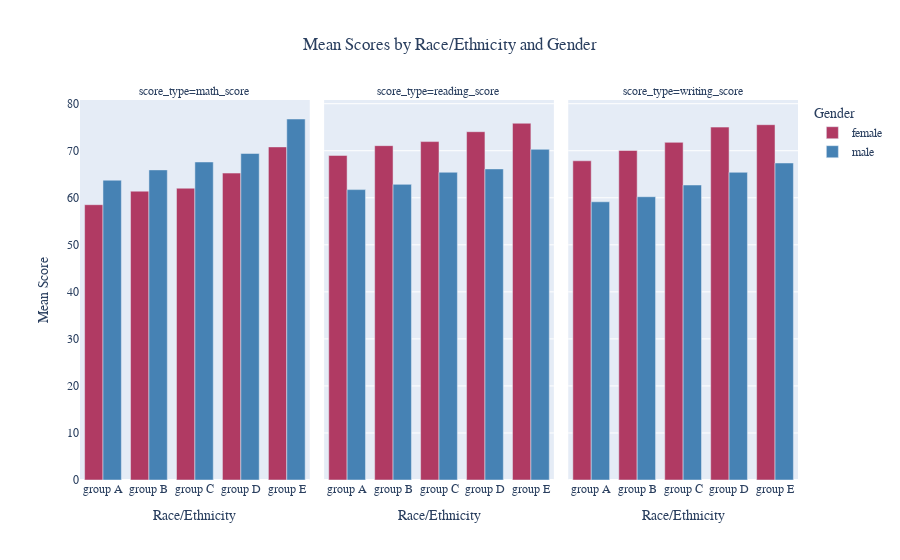

The code cell stored with this chart in its notebook:
### Markdown cell above
### **Fun Fact:** 
>**Groups A, B, and C excel in reading scores, while Group D boasts near-equal averages in reading and writing. 📚✍️ Meanwhile, Group E shines in math with the highest average score! ➕➗ Overall, Group E takes the cake with the highest averages across math, reading, and writing, proving stellar performance of students in this group! 🏆📊**

### Code cell
import plotly.express as px

# Grouping the data by race_ethnicity, gender, and calculating the mean of math, reading, and writing scores
grouped_df = df.groupby(['race_ethnicity', 'gender'])[['math_score', 'reading_score', 'writing_score']].mean().reset_index()

# Melt the dataframe to long format for easier plotting
melted_df = pd.melt(grouped_df, id_vars=['race_ethnicity', 'gender'], var_name='score_type', value_name='mean_score')

# Define color palette based on gender
colors = {'female': '#b03a63', 'male': '#4682B4'}

# Using Plotly Express to create a grouped bar plot
fig = px.bar(melted_df, x='race_ethnicity', y='mean_score', color='gender',
             title='Mean Scores by Race/Ethnicity and Gender',
             labels={'race_ethnicity': 'Race/Ethnicity', 'mean_score': 'Mean Score', 'gender': 'Gender'},
             barmode='group', facet_col='score_type', color_discrete_map=colors)

# Customizing layout
fig.update_layout(
    xaxis=dict(title='Race/Ethnicity', showgrid=False),
    yaxis=dict(title='Mean Score', showgrid=False),
    legend_title='Gender',
    title=dict(x=0.5),
    font=dict(family='Arial', size=12)
)

# Show the plot
fig.show()

### Figure 1 — Plotly figure (JSON) as saved in the notebook; plotly's stock layout.template omitted (floating-point values rounded to 4 significant figures)
{"data": [{"alignmentgroup": "True", "hovertemplate": "Gender=female<br>score_type=math_score<br>Race/Ethnicity=%{x}<br>Mean Score=%{y}<extra></extra>", "legendgroup": "female", "marker": {"color": "#b03a63", "pattern": {"shape": ""}}, "name": "female", "offsetgroup": "female", "orientation": "v", "showlegend": true, "textposition": "auto", "type": "bar", "x": ["group A", "group B", "group C", "group D", "group E"], "xaxis": "x", "y": [58.53, 61.4, 62.03, 65.25, 70.81], "yaxis": "y"}, {"alignmentgroup": "True", "hovertemplate": "Gender=female<br>score_type=reading_score<br>Race/Ethnicity=%{x}<br>Mean Score=%{y}<extra></extra>", "legendgroup": "female", "marker": {"color": "#b03a63", "pattern": {"shape": ""}}, "name": "female", "offsetgroup": "female", "orientation": "v", "showlegend": false, "textposition": "auto", "type": "bar", "x": ["group A", "group B", "group C", "group D", "group E"], "xaxis": "x2", "y": [69, 71.08, 71.94, 74.05, 75.84], "yaxis": "y2"}, {"alignmentgroup": "True", "hovertemplate": "Gender=female<br>score_type=writing_score<br>Race/Ethnicity=%{x}<br>Mean Score=%{y}<extra></extra>", "legendgroup": "female", "marker": {"color": "#b03a63", "pattern": {"shape": ""}}, "name": "female", "offsetgroup": "female", "orientation": "v", "showlegend": false, "textposition": "auto", "type": "bar", "x": ["group A", "group B", "group C", "group D", "group E"], "xaxis": "x3", "y": [67.86, 70.05, 71.78, 75.02, 75.54], "yaxis": "y3"}, {"alignmentgroup": "True", "hovertemplate": "Gender=male<br>score_type=math_score<br>Race/Ethnicity=%{x}<br>Mean Score=%{y}<extra></extra>", "legendgroup": "male", "marker": {"color": "#4682B4", "pattern": {"shape": ""}}, "name": "male", "offsetgroup": "male", "orientation": "v", "showlegend": true, "textposition": "auto", "type": "bar", "x": ["group A", "group B", "group C", "group D", "group E"], "xaxis": "x", "y": [63.74, 65.93, 67.61, 69.41, 76.75], "yaxis": "y"}, {"alignmentgroup": "True", "hovertemplate": "Gender=male<br>score_type=reading_score<br>Race/Ethnicity=%{x}<br>Mean Score=%{y}<extra></extra>", "legendgroup": "male", "marker": {"color": "#4682B4", "pattern": {"shape": ""}}, "name": "male", "offsetgroup": "male", "orientation": "v", "showlegend": false, "textposition": "auto", "type": "bar", "x": ["group A", "group B", "group C", "group D", "group E"], "xaxis": "x2", "y": [61.74, 62.85, 65.42, 66.14, 70.3], "yaxis": "y2"}, {"alignmentgroup": "True", "hovertemplate": "Gender=male<br>score_type=writing_score<br>Race/Ethnicity=%{x}<br>Mean Score=%{y}<extra></extra>", "legendgroup": "male", "marker": {"color": "#4682B4", "pattern": {"shape": ""}}, "name": "male", "offsetgroup": "male", "orientation": "v", "showlegend": false, "textposition": "auto", "type": "bar", "x": ["group A", "group B", "group C", "group D", "group E"], "xaxis": "x3", "y": [59.15, 60.22, 62.71, 65.41, 67.39], "yaxis": "y3"}], "layout": {"annotations": [{"font": {}, "showarrow": false, "text": "score_type=math_score", "x": 0.16, "xanchor": "center", "xref": "paper", "y": 1, "yanchor": "bottom", "yref": "paper"}, {"font": {}, "showarrow": false, "text": "score_type=reading_score", "x": 0.5, "xanchor": "center", "xref": "paper", "y": 1, "yanchor": "bottom", "yref": "paper"}, {"font": {}, "showarrow": false, "text": "score_type=writing_score", "x": 0.84, "xanchor": "center", "xref": "paper", "y": 1, "yanchor": "bottom", "yref": "paper"}], "barmode": "group", "font": {"family": "Arial", "size": 12}, "legend": {"title": {"text": "Gender"}, "tracegroupgap": 0}, "title": {"text": "Mean Scores by Race/Ethnicity and Gender", "x": 0.5}, "xaxis": {"anchor": "y", "domain": [0, 0.32], "showgrid": false, "title": {"text": "Race/Ethnicity"}}, "xaxis2": {"anchor": "y2", "domain": [0.34, 0.66], "matches": "x", "title": {"text": "Race/Ethnicity"}}, "xaxis3": {"anchor": "y3", "domain": [0.68, 1.0], "matches": "x", "title": {"text": "Race/Ethnicity"}}, "yaxis": {"anchor": "x", "domain": [0, 1], "showgrid": false, "title": {"text": "Mean Score"}}, "yaxis2": {"anchor": "x2", "domain": [0, 1], "matches": "y", "showticklabels": false}, "yaxis3": {"anchor": "x3", "domain": [0, 1], "matches": "y", "showticklabels": false}}}
